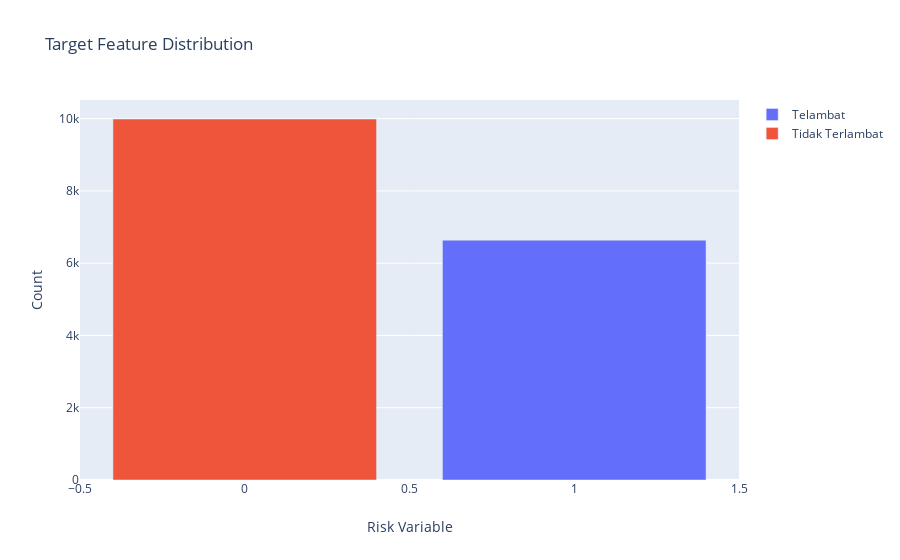

This figure's notebook cell:
### Code cell
# Plot Target Distribution (Terlambat vs. Tidak Terlambat)

# First plot
trace0 = go.Bar(
            x = training[training['TARGET'] == 1]['TARGET'].value_counts().index.values,
            y = training[training['TARGET'] == 1]['TARGET'].value_counts().values,
            name='Telambat')

# Second plot
trace1 = go.Bar(
            x = training[training['TARGET'] == 0]['TARGET'].value_counts().index.values,
            y = training[training['TARGET'] == 0]['TARGET'].value_counts().values,
            name='Tidak Terlambat')

data = [trace0, trace1]
layout = go.Layout(yaxis=dict(title='Count'),
                   xaxis=dict(title='Risk Variable'),
                   title='Target Feature Distribution')
fig = go.Figure(data=data, layout=layout)
py.iplot(fig, filename='Target-Barplot', image_width=5, image_height=5)

### Figure 1 — Plotly figure (JSON) as saved in the notebook; plotly's stock layout.template omitted (floating-point values rounded to 4 significant figures)
{"data": [{"name": "Telambat", "type": "bar", "x": [1], "y": [6636]}, {"name": "Tidak Terlambat", "type": "bar", "x": [0], "y": [9989]}], "layout": {"title": {"text": "Target Feature Distribution"}, "xaxis": {"title": {"text": "Risk Variable"}}, "yaxis": {"title": {"text": "Count"}}}}
